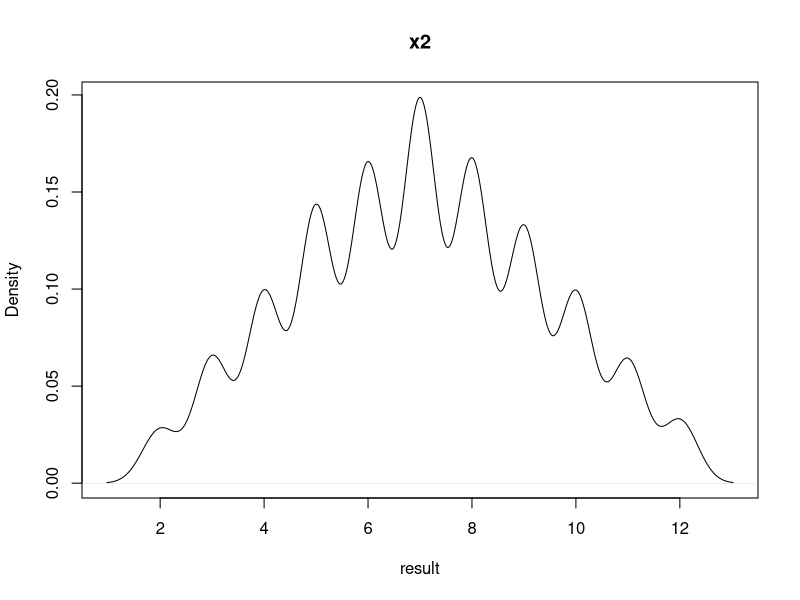

R code for this plot:
#q.4

my_var <- function(v){
  return (mean((v)^2) - (mean(v))^2)
}

my_sd <- function(v){
  var = my_var(v)
  return (sqrt(var))
}


result = seq(1,6)
prob =  c(1/6, 1/6, 1/6, 1/6, 1/6, 1/6)
df = data.frame(x = result , y = prob)
colnames(df)[1] <- "number"
colnames(df)[2] <- "probability"
df
mean_x = mean(df$number)
mean_x
var_x = my_var(df$number)
var_x
sd_x = my_sd(df$number)
sd_x 
get_random_x2 <- function(){
  y1 = sample(1:6, 1)
  y2 = sample(1:6, 1)
  x2 = y1+y2
  return(x2) 
}
x2 = get_random_x2()
# mean of x2 (2 cube results) equals 2 mean of x (Expectation is linear)
# therefore, mean(x2) = mean(x+x) = 2 mean(x) = 2*3.5 = 7
# the cubes are i.i.d therefore - 
# var(y) = var(x1+x2) = var(x1) + var(x2) = 2*var(x)
sd_x2 = sqrt(2*var_x)
sd_x2
mean_x2 = mean(x2)
mean_x2


#q.2
x2_vec = c()
for(i in seq(1,10001)){
  x2_vec = c(x2_vec, get_random_x2())
}
plot(density(x2_vec), main = "x2", xlab = "result")
mean_x2_vec = mean(x2_vec)
mean_x2_vec
sd_x2_vec = my_sd(x2_vec)
sd_x2_vec
#calculate the diff :
mean_x2_vec - mean_x2
sd_x2_vec - sd_x2
# thus, the results were close to the expected theory values.


#q.3






